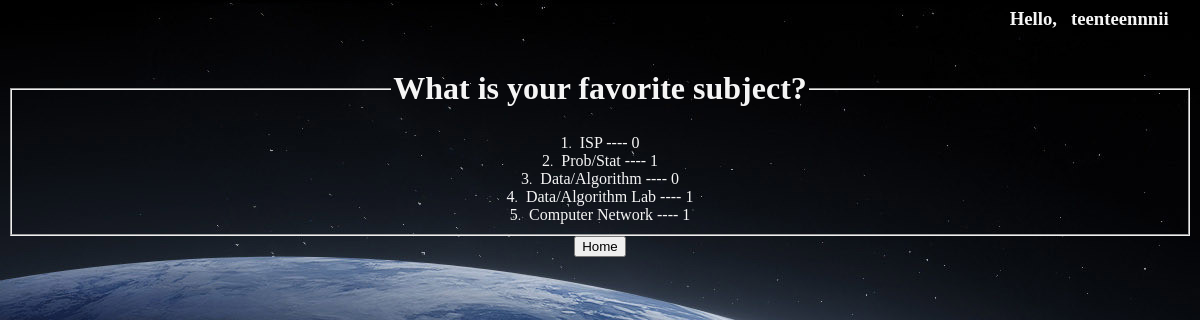
Screenshot of /polls/2/results/ (signed in) with the database file from the repository.
### polls/models.py (models this page shows, shortened)
class Question(models.Model):
    question_text = models.CharField(max_length=200)
    pub_date = models.DateTimeField('date published')
    end_date = models.DateTimeField('date ended', null=True)

class Choice(models.Model):
    question = models.ForeignKey(Question, on_delete=models.CASCADE)
    choice_text = models.CharField(max_length=200)
    @property
    def votes(self):
        return Vote.objects.filter(choice=self).count()

### polls/views.py (the view)
# urls.py: path('<int:pk>/results/', views.ResultsView.as_view(), name='results'),
class ResultsView(generic.DetailView):
    model = Question
    template_name = 'polls/results.html'

### polls/templates/polls/results.html
{% load static %}
<link rel="stylesheet" href="{% static 'polls/style.css' %}">
<h3 style="text-align:right;">Hello,&ensp; {{ request.user }} &emsp;</h3>
<fieldset style="text-align:center">
    <legend><h1>{{ question.question_text }}</h1></legend>
    {% for choice in question.choice_set.all %}
        <list>{{forloop.counter0|add:"1"}}<small>.</small>&ensp;{{choice.choice_text }} ---- {{ choice.votes }} </list><br>
    {% endfor %}
</fieldset>
<center><a href="{% url 'polls:index' %}"> <button type="button">{{"Home"}}</button></center>

### polls/static/polls/style.css (style rules this page uses)
h1, h2, h3 { color: whitesmoke; }
label, table, small { color: whitesmoke; }
a, p { color: salmon; }
list, list a { color: whitesmoke; }

### rows the page displays
Question: question_text "What is your favorite subject?"
Choice: choice_text "ISP", votes "0"
Choice: choice_text "Prob/Stat", votes "1"
Choice: choice_text "Data/Algorithm", votes "0"
Choice: choice_text "Data/Algorithm Lab", votes "1"
Choice: choice_text "Computer Network", votes "1"

### other values shown
{{ request.user }} "teenteennnii"
{{ "Home" }} "Home"
